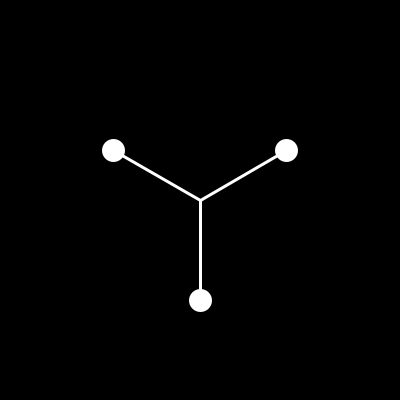
Frame 1 (no input)
Frame 60 (the mouse pressed at the canvas centre just before this capture): identical to frame 1, image omitted
Frame 120 (the mouse held since frame 60 and released just before this capture): identical to frame 1, image omitted

The Processing sketch that drew this single still picture (run headless with seeded random() and noise(); from frame 60 on, the mouse is pressed at the canvas centre):

// Processing sketch: processing_86870
// ── processing_86870.pde

// Homework 4, 01-24-13
// Xinran Lu, xinranl@andrew.cmu.edu
// Copyright Xinran Lu January 2013 Pittsburgh PA 15232

int r = 100; //radius
int n = 3; //number of handles
float x, y; //position of flower
float a, b, c, g; //colors

void setup() {
  size(400, 400);
  smooth();
  x = width/2;
  y = height/2;
  a = 255;
  b = 255;
  c = 255; 
  g = 0;
}

void draw() {
  
  background(g);
  stroke(a, b, c);
  fill(a, b, c);
  strokeWeight(3);
  beginShape();
  for (int i = 0; i < n; i++) {
    vertex(x, y);
    vertex(x+sin(TWO_PI/n*i)*r, y+cos(TWO_PI/n*i)*r);
    ellipse(x+sin(TWO_PI/n*i)*r, y+cos(TWO_PI/n*i)*r, 20, 20);
  }
  endShape();  
}

void keyPressed() {
  if (key == ' ') {
    a = random (100, 200);
    b = random (100, 200);
    c = random (100, 200);
    g = random (0, 150);
  }
  
  if (key == CODED) {
    if (keyCode == UP) n++;
    if (keyCode == DOWN && n > 3) n--;
  }
}

void mouseDragged () {
 if(abs(mouseX - x) < 20 && abs(mouseY-y) < 20)
 {
 x = mouseX;
 y = mouseY;
 }
 
}
